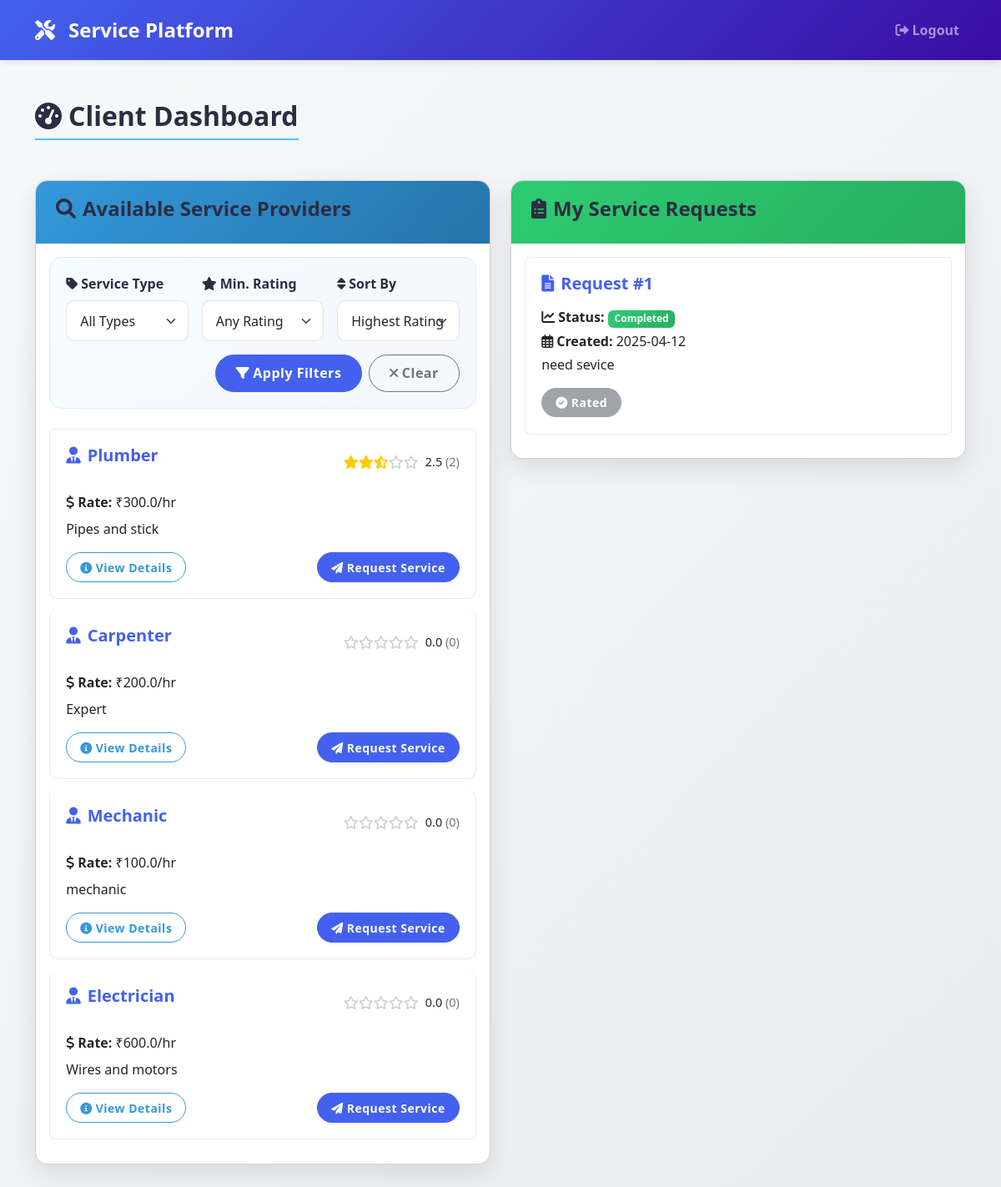
Page /client/dashboard (signed in) on the committed database.
### app.py (models this page shows)
class ServiceProvider(db.Model):
    id = db.Column(db.Integer, primary_key=True)
    user_id = db.Column(db.Integer, db.ForeignKey('user.id'), nullable=False)
    service_type = db.Column(db.String(50), nullable=False)  # 'electrician', 'plumber', etc.
    rate = db.Column(db.Float, nullable=False)
    description = db.Column(db.Text)
    avg_rating = db.Column(db.Float, default=0)  # Average rating
    total_ratings = db.Column(db.Integer, default=0)

class ServiceRequest(db.Model):
    id = db.Column(db.Integer, primary_key=True)
    client_id = db.Column(db.Integer, db.ForeignKey('user.id'), nullable=False)
    provider_id = db.Column(db.Integer, db.ForeignKey('service_provider.id'), nullable=False)
    description = db.Column(db.Text, nullable=False)
    status = db.Column(db.String(20), default='pending')  # pending, accepted, completed, cancelled
    created_at = db.Column(db.DateTime, default=datetime.utcnow)
    updated_at = db.Column(db.DateTime, default=datetime.utcnow, onupdate=datetime.utcnow)

### app.py (the view)
@app.route('/client/dashboard')
def client_dashboard():
    if 'user_id' not in session or session['role'] != 'client':
        return redirect(url_for('login'))
    service_type = request.args.get('service_type', '')
    min_rating = request.args.get('min_rating', '')
    sort_by = request.args.get('sort_by', 'avg_rating')  # Default sort by rating
    query = ServiceProvider.query
    if service_type:
        query = query.filter(ServiceProvider.service_type == service_type)
    if min_rating:
        query = query.filter(ServiceProvider.avg_rating >= float(min_rating))
    if sort_by == 'rate_low':
        query = query.order_by(ServiceProvider.rate.asc())
    elif sort_by == 'rate_high':
        query = query.order_by(ServiceProvider.rate.desc())
    else:  # Default: sort by rating
        query = query.order_by(ServiceProvider.avg_rating.desc())
    providers = query.all()
    service_types = db.session.query(ServiceProvider.service_type).distinct().all()
    service_types = [t[0] for t in service_types]
    requests = ServiceRequest.query.filter_by(client_id=session['user_id']).all()
    completed_requests = []
    for req in requests:
        if req.status == 'completed':
            rating = Rating.query.filter_by(request_id=req.id).first()
            if not rating:
                completed_requests.append(req)
    return render_template('client/dashboard.html',
                           providers=providers,
                           requests=requests,
                           completed_requests=completed_requests,
                           service_types=service_types,
                           current_filters={
                               'service_type': service_type,
                               'min_rating': min_rating,
                               'sort_by': sort_by
                           })

### templates/client/dashboard.html (shortened to what this page needs)
<!DOCTYPE html>
<html lang="en">
<head>
    <link href="https://cdn.jsdelivr.net/npm/bootstrap@5.2.3/dist/css/bootstrap.min.css" rel="stylesheet">
    <link rel="stylesheet" href="https://cdnjs.cloudflare.com/ajax/libs/animate.css/4.1.1/animate.min.css">
    <link rel="stylesheet" href="https://cdnjs.cloudflare.com/ajax/libs/font-awesome/6.0.0/css/all.min.css">
</head>
<body>
    <nav class="navbar navbar-expand-lg navbar-dark">
        <div class="container">
            <a class="navbar-brand" href="#">
                <i class="fas fa-tools me-2"></i>Service Platform
            </a>
            <div class="collapse navbar-collapse" id="navbarNav">
                <ul class="navbar-nav ms-auto">
                    <li class="nav-item">
                        <a class="nav-link" href="{{ url_for('logout') }}">
                            <i class="fas fa-sign-out-alt me-1"></i>Logout
                        </a>
                    </li>
                </ul>
            </div>
        </div>
    </nav>
    <div class="container mt-4">
        <h2 class="animate__animated animate__fadeIn">
            <i class="fas fa-tachometer-alt me-2"></i>Client Dashboard
        </h2>
        <div class="row mt-4">
            <div class="col-md-6">
                <div class="card animate__animated animate__fadeInLeft">
                    <div class="card-header bg-info text-white">
                        <h4><i class="fas fa-search me-2"></i>Available Service Providers</h4>
                    </div>
                    <div class="card-body">
                        <div class="filter-card animate__animated animate__fadeIn">
                            <form method="GET">
                                <div class="row g-3 align-items-end">
                                    <div class="col-md-4">
                                        <label for="service_type" class="form-label">
                                            <i class="fas fa-tag me-1"></i>Service Type
                                        </label>
                                        <select class="form-select" id="service_type" name="service_type">
                                            <option value="">All Types</option>
                                        </select>
                                    </div>
                                    <div class="col-md-4">
                                        <label for="min_rating" class="form-label">
                                            <i class="fas fa-star me-1"></i>Min. Rating
                                        </label>
                                        <select class="form-select" id="min_rating" name="min_rating">
                                            <option value="">Any Rating</option>
                                        </select>
                                    </div>
                                    <div class="col-md-4">
                                        <label for="sort_by" class="form-label">
                                            <i class="fas fa-sort me-1"></i>Sort By
                                        </label>
                                        <select class="form-select" id="sort_by" name="sort_by">
                                            <option value="avg_rating" {% if current_filters.sort_by == 'avg_rating' %}selected{% endif %}>Highest Rating</option>
                                        </select>
                                    </div>
                                </div>
                                <div class="d-grid gap-2 d-md-flex justify-content-md-end mt-3">
                                    <button type="submit" class="btn btn-primary">
                                        <i class="fas fa-filter me-1"></i>Apply Filters
                                    </button>
                                    <a href="{{ url_for('client_dashboard') }}" class="btn btn-outline-secondary">
                                        <i class="fas fa-times me-1"></i>Clear
                                    </a>
                                </div>
                            </form>
                        </div>
                        <div class="list-group">
                            {% for provider in providers %}
                                <div class="list-group-item animate__animated animate__fadeIn" style="animation-delay: {{ loop.index * 0.1 }}s">
                                    <div class="d-flex justify-content-between align-items-center mb-3">
                                        <h5><i class="fas fa-user-tie me-2"></i>{{ provider.service_type.title() }}</h5>
                                        <div class="ratings-container">
                                            {% set full_stars = provider.avg_rating|int %}
                                            {% set avg_rating = provider.avg_rating if provider.avg_rating is not none else 0 %}{% set half_star = (avg_rating - full_stars) >= 0.5 %}
                                            {% for i in range(full_stars) %}
                                                <i class="fas fa-star star-filled"></i>
                                            {% endfor %}
                                            {% if half_star %}
                                                <i class="fas fa-star-half-alt star-filled"></i>
                                                {% set remaining_stars = 4 - full_stars %}
                                            {% else %}
                                                {% set remaining_stars = 5 - full_stars %}
                                            {% endif %}
                                            {% for i in range(remaining_stars) %}
                                                <i class="far fa-star star-empty"></i>
                                            {% endfor %}
                                            <span class="rating-count">
                                                {% if provider.avg_rating is not none %}
    {{ "%.1f"|format(provider.avg_rating) }}
{% else %}
    Not Rated
{% endif %}
                                                <span class="text-muted">({{ provider.total_ratings }})</span>
                                            </span>
                                        </div>
                                    </div>
                                    <p class="mb-2"><strong><i class="fas fa-dollar-sign me-1"></i>Rate:</strong> ₹{{ provider.rate }}/hr</p>
                                    <p class="mb-3">{{ provider.description }}</p>
                                    <div class="d-flex justify-content-between">
                                        <a href="{{ url_for('provider_details', provider_id=provider.id) }}" class="btn btn-sm btn-outline-info">
                                            <i class="fas fa-info-circle me-1"></i>View Details
                                        </a>
                                        <a href="{{ url_for('request_service', provider_id=provider.id) }}" class="btn btn-sm btn-primary">
                                            <i class="fas fa-paper-plane me-1"></i>Request Service
                                        </a>
                                    </div>
                                </div>
                            {% else %}
                                <p class="text-center py-3">
                                    <i class="fas fa-exclamation-circle me-2"></i>No service providers available for the selected filters.
                                </p>
                            {% endfor %}
                        </div>
                    </div>
                </div>
            </div>
            <div class="col-md-6">
                <div class="card animate__animated animate__fadeInRight">
                    <div class="card-header bg-success text-white">
                        <h4><i class="fas fa-clipboard-list me-2"></i>My Service Requests</h4>
                    </div>
                    <div class="card-body">
                        <div class="list-group">
                            {% for request in requests %}
                                <div class="list-group-item animate__animated animate__fadeIn" style="animation-delay: {{ loop.index * 0.1 }}s">
                                    <h5><i class="fas fa-file-alt me-2"></i>Request #{{ request.id }}</h5>
                                    <p class="mb-1">
                                        <strong><i class="fas fa-chart-line me-1"></i>Status:</strong>
                                        <span class="badge bg-{% if request.status == 'pending' %}warning{% elif request.status == 'accepted' %}primary{% elif request.status == 'completed' %}success{% else %}secondary{% endif %}">
                                            {{ request.status.title() }}
                                        </span>
                                    </p>
                                    <p class="mb-1"><strong><i class="far fa-calendar-alt me-1"></i>Created:</strong> {{ request.created_at.strftime('%Y-%m-%d') }}</p>
                                    <p class="mb-3">{{ request.description }}</p>
                                    <div class="btn-group">
                                        {% if request.status == 'pending' %}
                                            <a href="{{ url_for('edit_request', request_id=request.id) }}" class="btn btn-sm btn-warning">
                                                <i class="fas fa-edit me-1"></i>Edit Request
                                            </a>
                                        {% elif request.status == 'completed' %}
                                            {% set has_rating = false %}
                                            {% for req in completed_requests if req.id == request.id %}
                                                {% set has_rating = true %}
                                            {% endfor %}
                                            {% if has_rating %}
                                                <a href="{{ url_for('rate_service', request_id=request.id) }}" class="btn btn-sm btn-success">
                                                    <i class="fas fa-star me-1"></i>Rate Service
                                                </a>
                                            {% else %}
                                                <button class="btn btn-sm btn-secondary" disabled>
                                                    <i class="fas fa-check-circle me-1"></i>Rated
                                                </button>
                                            {% endif %}
                                        {% endif %}
                                    </div>
                                </div>
                            {% else %}
                                <p class="text-center py-3">
                                    <i class="fas fa-inbox me-2"></i>No service requests yet.
                                </p>
                            {% endfor %}
                        </div>
                    </div>
                </div>
            </div>
        </div>
    </div>
</body>
</html>

### rows in the picture
ServiceProvider: service_type "Plumber", avg_rating "2.5", total_ratings "2", rate "300.0", description "Pipes and stick"
ServiceProvider: service_type "Carpenter", avg_rating "0.0", total_ratings "0", rate "200.0", description "Expert"
ServiceProvider: service_type "Mechanic", avg_rating "0.0", total_ratings "0", rate "100.0", description "mechanic"
ServiceProvider: service_type "Electrician", avg_rating "0.0", total_ratings "0", rate "600.0", description "Wires and motors"
ServiceRequest: id "1", status "Completed", created_at "2025-04-12", description "need sevice", shows "Rated"
